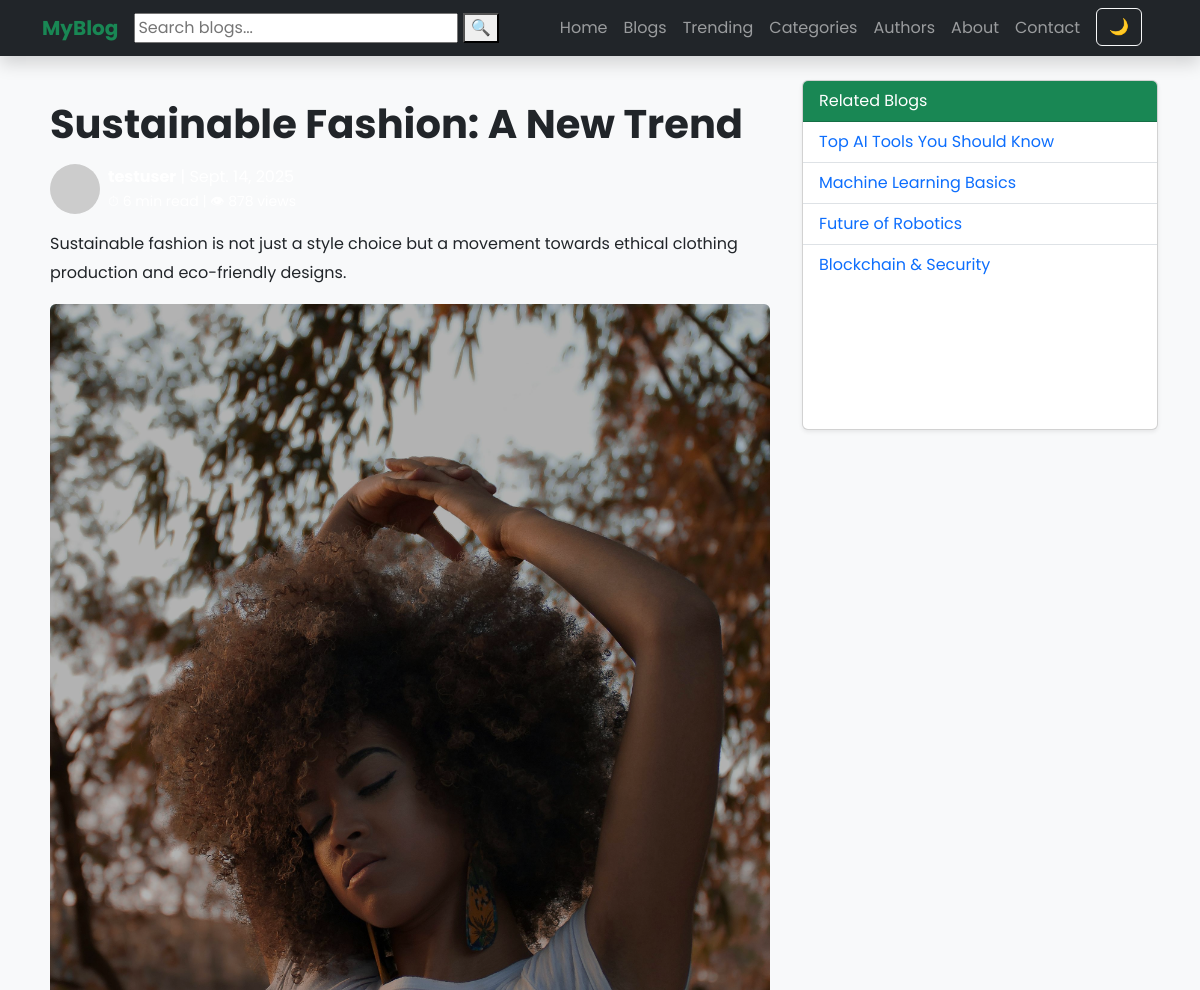
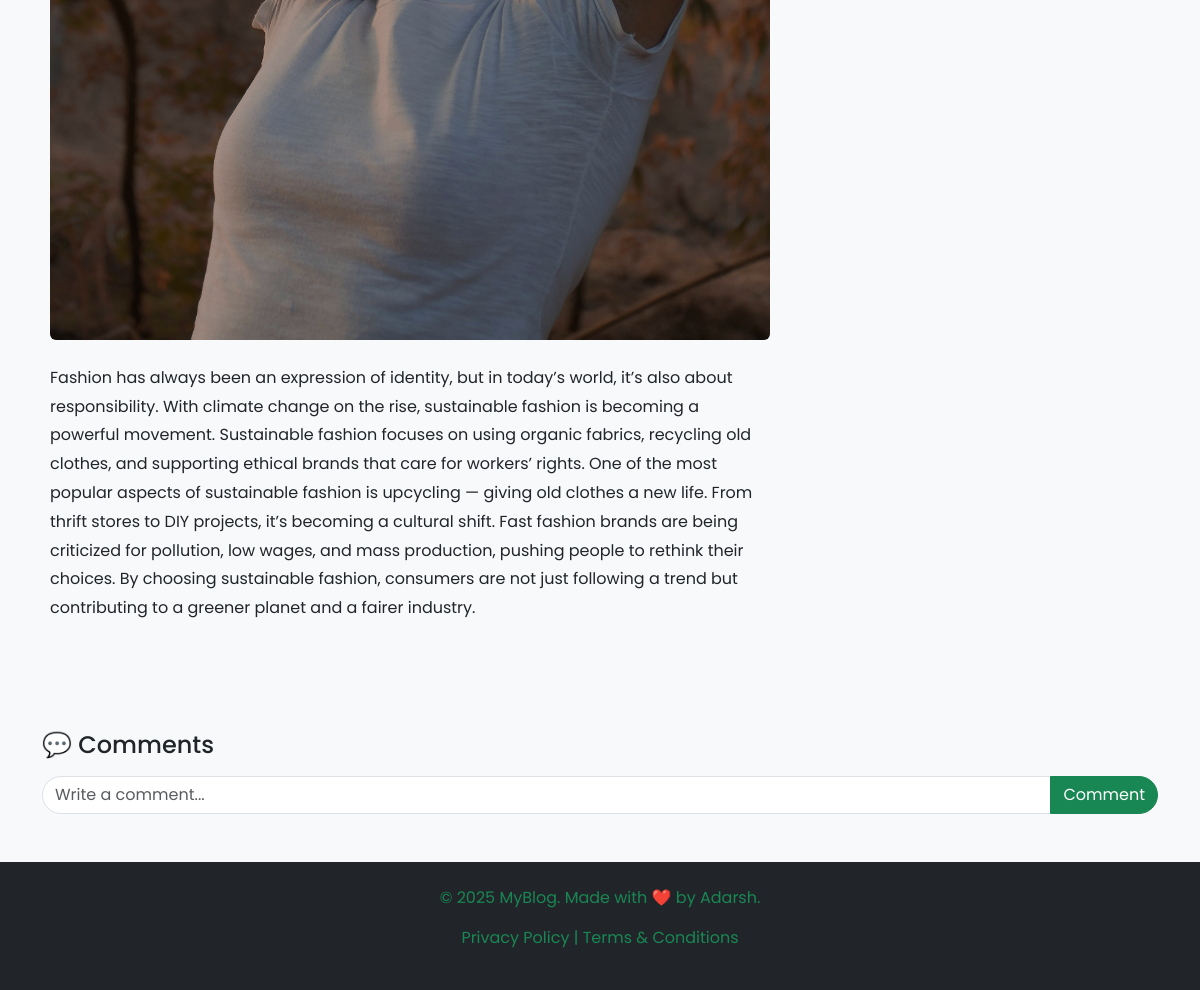
/blog-detail/10/, run on the app's committed database (2 pictures, top to bottom).
### webapp/models.py (models this page shows)
class Blog(models.Model):
    STATUS_CHOICE = (
        ('draft','Draft'),
        ('published','Published')
    )
    title = models.CharField(max_length=100,unique=True)
    slug = models.SlugField(unique=TRUE,blank=True)
    category = models.ForeignKey(Category,on_delete=models.CASCADE)
    author = models.ForeignKey(User,on_delete=models.CASCADE)
    blog_image = models.ImageField(upload_to='uploads/%y/%m/%d')
    short_description = models.TextField(max_length=1000)
    blog_body = models.TextField(max_length=3000)
    views = models.IntegerField(null=True)
    comment = models.IntegerField(null=True)
    status = models.CharField(max_length=100,choices= STATUS_CHOICE, default='draft')
    is_feacherd = models.BooleanField(default=False)
    created_at = models.DateTimeField(auto_now_add=True)
    updated_at = models.DateTimeField(auto_now=True)

### webapp/views.py (the view)
# urls.py: path('blog-detail/<int:pk>/',blog_detail,name='blog-detail'),
def blog_detail(request,pk):
    blog_obj = Blog.objects.get(id=pk)
    context = {
        'blog_detail' : blog_obj,
    }
    return render(request,'blog-detail.html',context)

### templates/blog-detail.html (shortened to what this page needs)
{% extends 'base.html' %}
{% block content %}
<section class="container py-4">
  <div class="row">
    <div class="col-lg-8 blog-content">
      <h1 class="fw-bold mb-3">{{blog_detail.title}}</h1>
      <div class="d-flex align-items-center mb-3 text-white">
        <img src="https://i.pravatar.cc/50" class="rounded-circle me-2" alt="Author">
        <div>
          <span><b>{{blog_detail.author}}</b> | {{blog_detail.created_at.date}}</span><br>
          <small>⏱ 6 min read | 👁 {{blog_detail.views}} views</small>
        </div>
      </div>
      <p>{{blog_detail.short_description}}</p>
      <div class="hero-blog mb-4">
        <img src="{{blog_detail.blog_image.url}}" class="img-fluid rounded" alt="AI Innovations">
      </div>
      <p>{{blog_detail.blog_body}}</p>
    </div>
    <div class="col-lg-4">
      <div class="card shadow-sm mb-4">
        <div class="card-header bg-success text-white">
          Related Blogs
        </div>
        <ul class="list-group list-group-flush" id="relatedBlogs">
          <li class="list-group-item"><a href="blog-detail.html">Top AI Tools You Should Know</a></li>
          <li class="list-group-item"><a href="blog-detail.html">Machine Learning Basics</a></li>
          <li class="list-group-item"><a href="blog-detail.html">Future of Robotics</a></li>
          <li class="list-group-item"><a href="blog-detail.html">Blockchain & Security</a></li>
        </ul>
      </div>
    </div>
  </div>
</section>
<section class="container mt-5">
  <h4 class="mb-3">💬 Comments</h4>
  <div class="input-group mt-2">
    <input type="text" class="form-control" id="commentInput" placeholder="Write a comment...">
    <button class="btn btn-success" onclick="addComment('blog1')">Comment</button>
  </div>
</section>
{% endblock %}

### static/css/style.css (style rules this page uses)
body { font-family: 'Poppins', sans-serif; margin:0; background: #f8f9fa; color:#212529; scroll-behavior:smooth; }
a { text-decoration: none; }
li { list-style: none; }
.card { min-height: 350px; transition: transform 0.3s; }
.hero-blog img { width: 100%; border-radius: 12px; filter: brightness(70%); transition: all 0.3s ease-in-out; }
.blog-content p { line-height: 1.8; }
#relatedBlogs .list-group-item { transition: all 0.3s; cursor: pointer; }
.input-group input.form-control { border-radius: 50px 0 0 50px; }
.input-group button { border-radius: 0 50px 50px 0; transition: all 0.3s; }
.blog-content { padding: 20px; }

### data on the page
Blog: title "Sustainable Fashion: A New Trend", short_description "Sustainable fashion is not just a style choice but a movement towards ethical clothing production and eco-friendly designs.", blog_image (picture), blog_body "Fashion has always been an expression of identity, but in today’s world, it’s also about responsibility. With climate change on the rise, sustainable fashion is becoming a powerful movement. Sustainable fashion focuses on using organic fabrics, recycling old clothes, and supporting ethical brands that care for workers’ rights. One of the most popular aspects of sustainable fashion is upcycling — giving old clothes a new life. From thrift stores to DIY projects, it’s becoming a cultural shift. Fast fashion brands are being criticized for pollution, low wages, and mass production, pushing people to rethink their choices. By choosing sustainable fashion, consumers are not just following a…"
